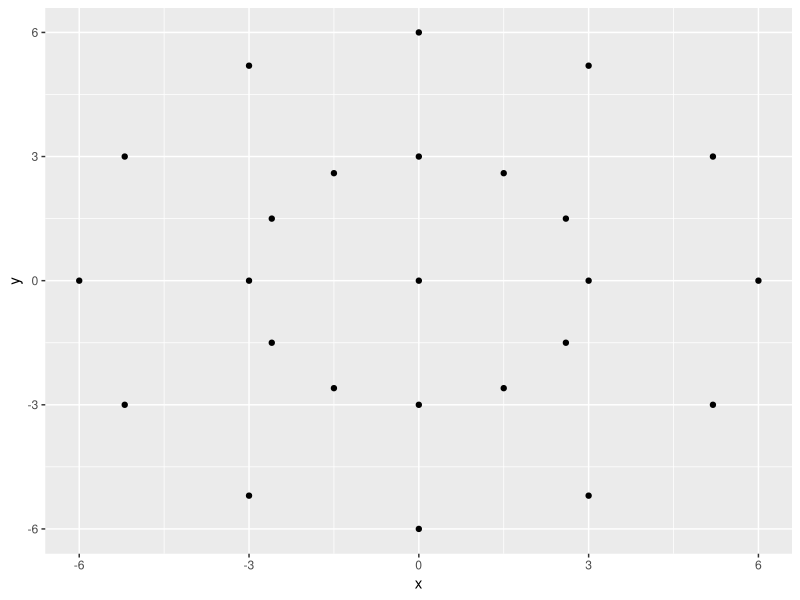

The R source for this figure: (Note: this script raises an error after producing the figure.)
# Author: Fabio Morea @ Area Science Park
# a double circle layout
# cluster 0 is in the center,
# the first k elements are in the inner circle
# all other elements are in the outer circle

# libraries
options(warn=-1)
library(tidyverse)

library(igraph)

layout_concentric <- function(n,k,r){
	# generates a layout composed of a center (index == 0)
	# an inner circle of radius r/2 with the first k elements
	# and an outer circle of radius k with the remaining (n-k+1) elements

	# argument checking
	stopifnot (exprs = { 
		n > k
		k > 2 })
	# initialize
	alpha <- 0
	beta <- 0
	dalpha <- 2 * pi / (k)
	dbeta <- 2 * pi / (n-k)
	coords = tibble(x=0.0, y=0.0) %>% head(0)
	for (i in 0:n){
		if (i==0){
			coords <- coords %>% add_row(x=0, y=0)
		} else if (i <= k) {
			coords <- coords %>% add_row(x=2*r*cos(alpha), y=2*r*sin(alpha))
			alpha <- alpha + dalpha
		} else {
			coords <- coords %>% add_row(x=r*cos(beta), y=r*sin(beta))
			beta <- beta + dbeta	
		}
	}
	return(coords)
}

coords <- layout_concentric (n = 24, k = 12, r = 3)

ggplot(coords)+geom_point(aes(x=x,y=y))

clusters_graph <- read_graph("./results/_clusters_graph.csv", format="graphml")

 

top_clusters <- V(clusters_graph)$name[1:30]

# select a number of clusters
#top_clusters <- c("0","1","2","5", "11", "12" ,"13" ,"4","8","16","22","24")

ggg <- induced.subgraph(clusters_graph,vids = top_clusters)

coords <- layout_concentric (
	n = length(V(ggg)$name)-1, 
	k = 6, 
	r = 1)


red_vertex <- 1
red_edges <- E(ggg)[from(red_vertex+1) | to(red_vertex+1)]
edgec <- if_else(E(ggg) %in% red_edges, "red","#bebebe54")  

vertexc <- if_else(V(ggg)$name == red_vertex, "red", "#bebebe1b")
vertexs <- V(ggg)$strength * 300 

V(ggg)$core <- graph.coreness(ggg)
V(ggg)$strength <- strength( ggg, loops = FALSE) 
edgew <- E(ggg)$weight/max(E(ggg)$weight)*10
# loop color
# edgec <- if_else(is.loop(clusters_graph), "#5759d800","#07d84dcd")
# weak edges color
edgec <- if_else(edgew > .2, edgec,"#cccccc00")# colour for weak links 



plot(ggg,
		layout=as.matrix(coords),
		edge.color=edgec,
		edge.width=edgew,
		vertex.size=vertexs,
		vertex.color = vertexc,
		vertex.label.font=1,
		vertex.label.color="#3641e1")

print("Done")
